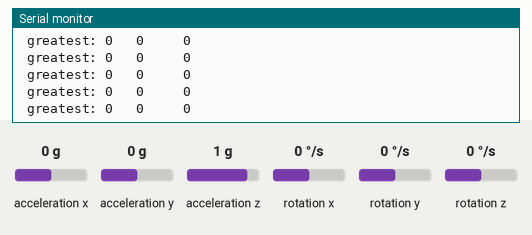
This sketch was run on a simulated Arduino Uno, built with avr-gcc and run on an emulated ATmega328P. On the bench: the last lines printed to the serial monitor. Inputs (shaded band) come from the test bench; at power-on: acceleration y 0 g, rotation z 0 °/s, acceleration x 0 g, acceleration z 1 g, rotation x 0 °/s, rotation y 0 °/s.

Above: at 8.6 s.
8.7 s: acceleration y set to -1.4 g
At 9.7 s:
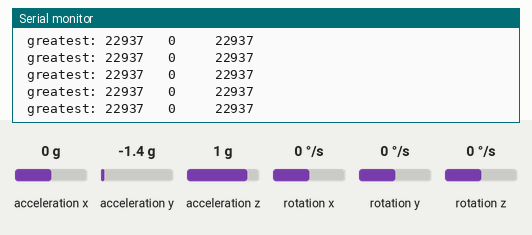
11.7 s: rotation z set to -192 °/s
At 12.6 s:
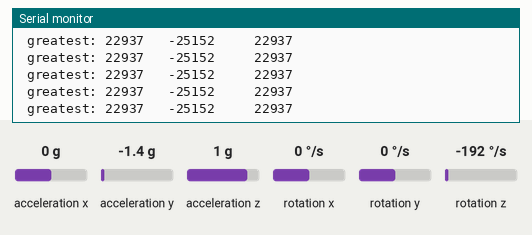
14.7 s: acceleration y set to 0 g
At 15.4 s:
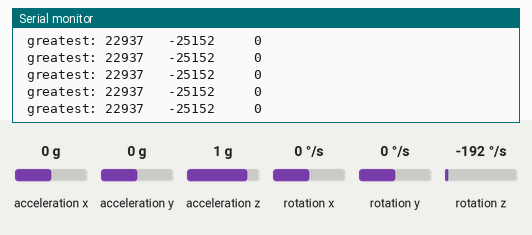
17.7 s: rotation z set to 100 °/s
At 18.4 s:
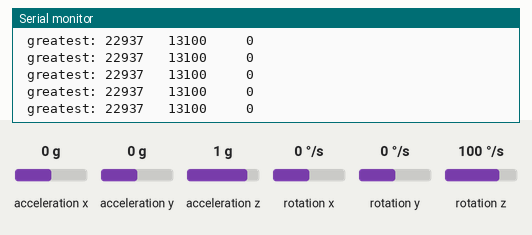
20.7 s: rotation z set to -100 °/s
At 21.4 s:
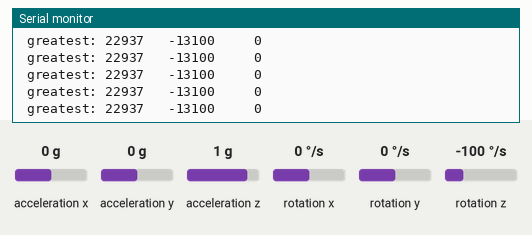
23.7 s: acceleration y set to -0.8 g
At 24.4 s:
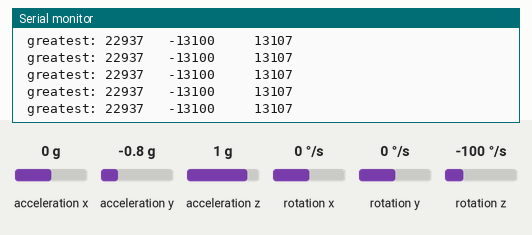
Timing chart, 0 to 26.7 s (numbered marks = the images above; inputs shaded):
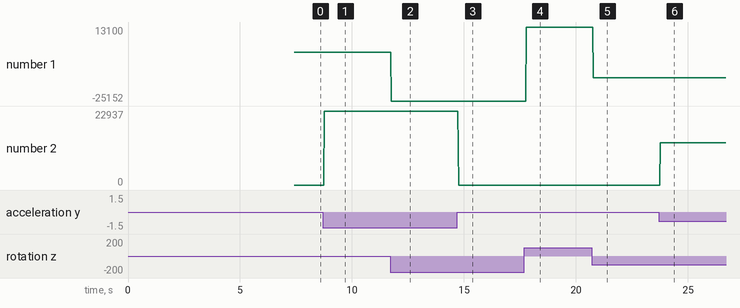

The sketch:

gyroscope_read_values.ino
```cpp
#include "Wire.h"
#include "I2Cdev.h"
#include "MPU6050.h"
  MPU6050 mpu;
  int16_t ax, ay, az;
  int16_t gx, gy, gz;

#include <SPI.h>
#include "RF24.h"
bool radioNumber = 1;
RF24 radio(7,8);
bool role = 0;

int w;
long roll;
long restroll;
long restacc;
long acc;
long vel;
long motion;
long greatest;

void setup() {
Serial.begin(9600);
delay(500);
Wire.begin();
mpu.initialize();
mpu.setDMPEnabled(false);
delay(5000);
  mpu.getMotion6(&ax, &ay, &az, &gx, &gy, &gz);
  restacc = gz;
  delay(400);
  mpu.getMotion6(&ax, &ay, &az, &gx, &gy, &gz);

  while(gz != restacc){
    mpu.getMotion6(&ax, &ay, &az, &gx, &gy, &gz);
    restacc  = gz;
    delay(400);
    mpu.getMotion6(&ax, &ay, &az, &gx, &gy, &gz);
    Serial.print(".");
  }
mpu.getMotion6(&ax, &ay, &az, &gx, &gy, &gz);
restroll = ay;
delay(500);
mpu.getMotion6(&ax, &ay, &az, &gx, &gy, &gz);

while(abs(abs(restroll)-abs(ay))>20){
  mpu.getMotion6(&ax, &ay, &az, &gx, &gy, &gz);
  restroll = ay;

  delay(500);
  mpu.getMotion6(&ax, &ay, &az, &gx, &gy, &gz);
  Serial.print(F("Roll Spread :"));Serial.println(abs(abs(restroll)-abs(ay)));
  }
delay(1000);

}

void loop() {

  mpu.getMotion6(&ax, &ay, &az, &gx, &gy, &gz);
  roll = -(ay - restroll);
  acc = (gz - restacc);

if(roll>greatest){
  greatest =roll;
}
  Serial.print(" greatest: ");
Serial.print(greatest);
Serial.print("   ");
Serial.print(acc);
Serial.print("  ");
Serial.print("   ");
Serial.println(roll);
delay(10);

}
```

Measured:
- after the input at 8.7 s, the serial monitor: prints a new line after 0.07 s (image 1)
- after the input at 11.7 s, the serial monitor: prints a new line after 0.06 s (image 2)
- after the input at 14.7 s, the serial monitor: prints a new line after 0.06 s (image 3)
- after the input at 17.7 s, the serial monitor: prints a new line after 0.08 s (image 4)
- after the input at 20.7 s, the serial monitor: prints a new line after 0.08 s (image 5)
- after the input at 23.7 s, the serial monitor: prints a new line after 0.07 s (image 6)
- plotted number 1: 0 → -25152 after the input at 11.7 s, -25152 → 13100 after the input at 17.7 s, 13100 → -13100 after the input at 20.7 s
- plotted number 2: 0 → 22937 after the input at 8.7 s, 0 → 13107 after the input at 23.7 s
